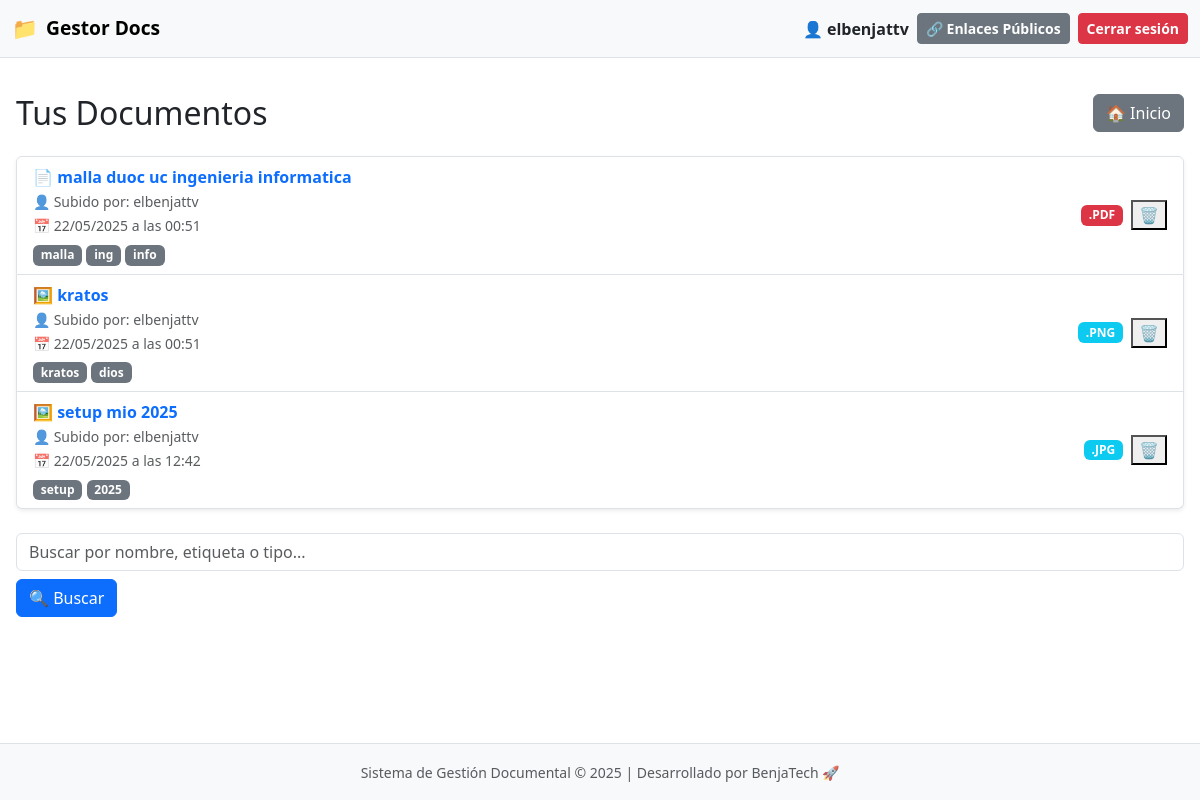
The app's page /lista/ (signed in), older data.
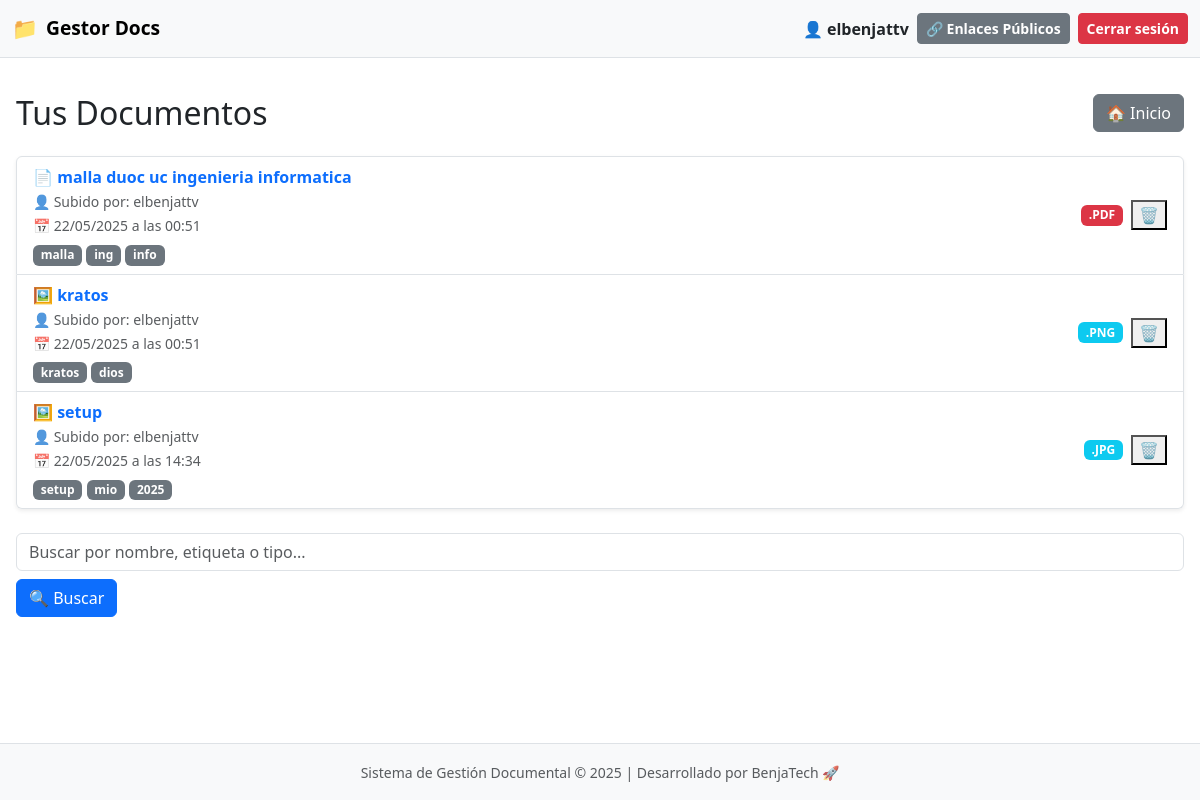
The same page, newer data.
### documentos/models.py (models this page shows, shortened)
class Documento(models.Model):
    nombre = models.CharField(max_length=200)
    archivo = models.FileField(upload_to='documentos/')
    etiquetas = models.CharField(max_length=100, blank=True)
    fecha_subida = models.DateTimeField(auto_now_add=True)
    usuario = models.ForeignKey(User, on_delete=models.CASCADE)
    enlace_publico = models.UUIDField(default=uuid.uuid4, unique=True, editable=False, null=True, blank=True)
    expiracion_enlace = models.DateTimeField(blank=True, null=True)
    fecha_expiracion = models.DateTimeField(null=True, blank=True)
    activo = models.BooleanField(default=True)

### documentos/views.py (the view)
# urls.py: path('lista/', views.listar_documentos, name='lista'),
@login_required
def listar_documentos(request):
    if request.user.is_superuser:
        documentos = Documento.objects.all()
    else:
        documentos = Documento.objects.filter(usuario=request.user)
    for doc in documentos:
        if doc.etiquetas:
            doc.etiquetas_lista = [e.strip() for e in doc.etiquetas.split(',')]
        else:
            doc.etiquetas_lista = []
    return render(request, 'documentos/lista.html', {'documentos': documentos})

### documentos/templates/documentos/lista.html (shortened to what this page needs)
{% extends 'documentos/base.html' %}
{% load etiquetas_tags %}
{% block content %}
<div class="header d-flex justify-content-between align-items-center flex-wrap gap-3 mb-4">
  <h2 class="mb-0">Tus Documentos</h2>
  <a href="{% url 'documentos:home' %}" class="btn btn-secondary">🏠 Inicio</a>
</div>
{% if documentos %}
  <ul class="list-group shadow-sm">
    {% for doc in documentos %}
      <li class="list-group-item d-flex justify-content-between align-items-center flex-wrap gap-3">
        <div class="flex-grow-1">
          {% with ext=doc.archivo.name|slice:"-4:"|lower %}
            {% if ext == ".pdf" %}
              📄
            {% elif ext == ".doc" or ext == "docx" %}
              📝
            {% elif ext == ".xls" or ext == "xlsx" %}
              📊
            {% elif ext == ".png" or ext == ".jpg" %}
              🖼️
            {% else %}
              📁
            {% endif %}
          {% endwith %}
          <a href="{% url 'documentos:previsualizar' doc.id %}" class="fw-semibold text-decoration-none text-primary">
            {{ doc.nombre }}
          </a>
          <br>
          <small class="text-muted">👤 Subido por: {{ doc.usuario.username }}</small><br>
          <small class="text-muted">📅 {{ doc.fecha_subida|date:"d/m/Y" }} a las {{ doc.fecha_subida|date:"H:i" }}</small>
          {% if doc.etiquetas_lista %}
            <div class="mt-1">
              {% for etiqueta in doc.etiquetas_lista %}
                <span class="badge bg-secondary">{{ etiqueta }}</span>
              {% endfor %}
            </div>
          {% endif %}
        </div>
        <div class="d-flex align-items-center gap-2">
          {% with ext=doc.archivo.name|slice:"-4:"|upper %}
            {% if ext == ".PDF" %}
              <span class="badge bg-danger">{{ ext }}</span>
            {% elif ext == ".JPG" or ext == ".PNG" %}
              <span class="badge bg-info">{{ ext }}</span>
            {% elif ext == ".DOC" or ext == "XLSX" %}
              <span class="badge bg-warning text-dark">{{ ext }}</span>
            {% else %}
              <span class="badge bg-dark">{{ ext }}</span>
            {% endif %}
          {% endwith %}
          <button class="delete-btn" onclick='confirmDelete({{ doc.id }}, "{{ doc.nombre|escapejs }}")' title="Eliminar documento">🗑️</button>
        </div>
      </li>
    {% endfor %}
  </ul>
{% else %}
  <div class="alert alert-secondary text-center mt-4">
    <p class="mb-2">No tienes documentos aún.</p>
    <a href="{% url 'documentos:subir' %}" class="btn btn-success">＋ Subir tu primer documento</a>
  </div>
{% endif %}
<form method="get" action="{% url 'documentos:buscar' %}" class="search-form mt-4 d-flex flex-wrap gap-2">
  <input type="text" name="q" placeholder="Buscar por nombre, etiqueta o tipo..." class="form-control">
  <button type="submit" class="btn btn-primary">🔍 Buscar</button>
</form>
{% endblock %}

### documentos/templates/documentos/base.html (shortened to what this page needs)
{% load static %}
<!DOCTYPE html>
<html lang="es">
<head>
    <link href="https://cdn.jsdelivr.net/npm/bootstrap@5.3.2/dist/css/bootstrap.min.css" rel="stylesheet">
</head>
<body class="d-flex flex-column min-vh-100">
<nav class="navbar navbar-expand-lg navbar-light bg-light border-bottom fixed-top">
  <div class="container-fluid">
    <a class="navbar-brand d-flex align-items-center" href="{% url 'documentos:home' %}">
        <span style="font-size: 1.3rem;">📁</span>
        <span class="ms-2">Gestor Docs</span>
    </a>
    <div class="collapse navbar-collapse justify-content-end" id="navbarContenido">
      {% if user.is_authenticated %}
        <div class="d-lg-flex align-items-center gap-2 nav-mobile-group mt-2 mt-lg-0">
          <span class="fw-semibold text-dark">👤 {{ user.username }}</span>
          <a href="{% url 'documentos:mis_enlaces' %}" class="btn btn-secondary btn-sm fw-semibold">
            🔗 Enlaces Públicos
          </a>
          <form method="post" action="{% url 'logout' %}" class="d-inline">
            <button type="submit" class="btn btn-danger btn-sm fw-semibold">Cerrar sesión</button>
          </form>
        </div>
      {% else %}
        <div class="d-lg-flex align-items-center gap-2 nav-mobile-group mt-2 mt-lg-0">
          <a href="{% url 'login' %}" class="btn btn-primary btn-sm">Iniciar sesión</a>
          <a href="{% url 'documentos:registrar' %}" class="btn btn-success btn-sm">Registrarse</a>
        </div>
      {% endif %}
    </div>
  </div>
</nav>
<div class="container-fluid px-3 my-4 flex-grow-1">
  {% block content %}
  {% endblock %}
</div>
<footer class="bg-light text-center text-muted py-3 border-top mt-auto">
  <div class="container">
    <small>
      Sistema de Gestión Documental © {% now "Y" %} | Desarrollado por BenjaTech 🚀
    </small>
  </div>
</footer>
</body>
</html>

### documentos/templates/documentos/base.html (style rules this page uses)
body { padding-top: 70px; }
.navbar-brand span { font-weight: bold; font-size: 1.2rem; }

Row changes from the older to the newer data that the page shows:
removed Documento: nombre "setup mio 2025", usuario.username "elbenjattv", fecha_subida "22/05/2025", fecha_subida "12:42", etiquetas_lista "setup" "2025", archivo ".JPG"
added Documento: nombre "setup", usuario.username "elbenjattv", fecha_subida "22/05/2025", fecha_subida "14:34", etiquetas_lista "setup" "mio" "2025", archivo ".JPG"
